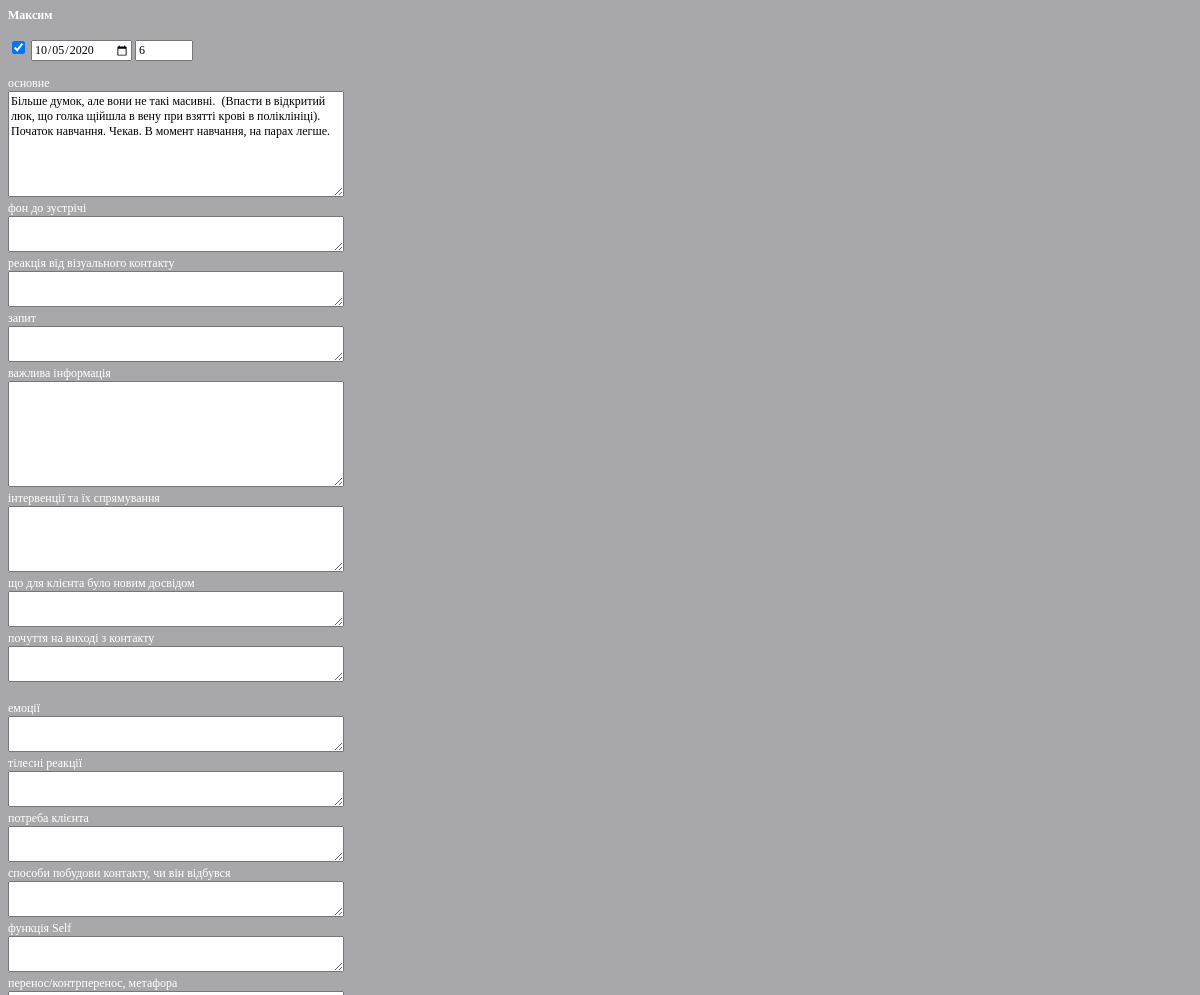
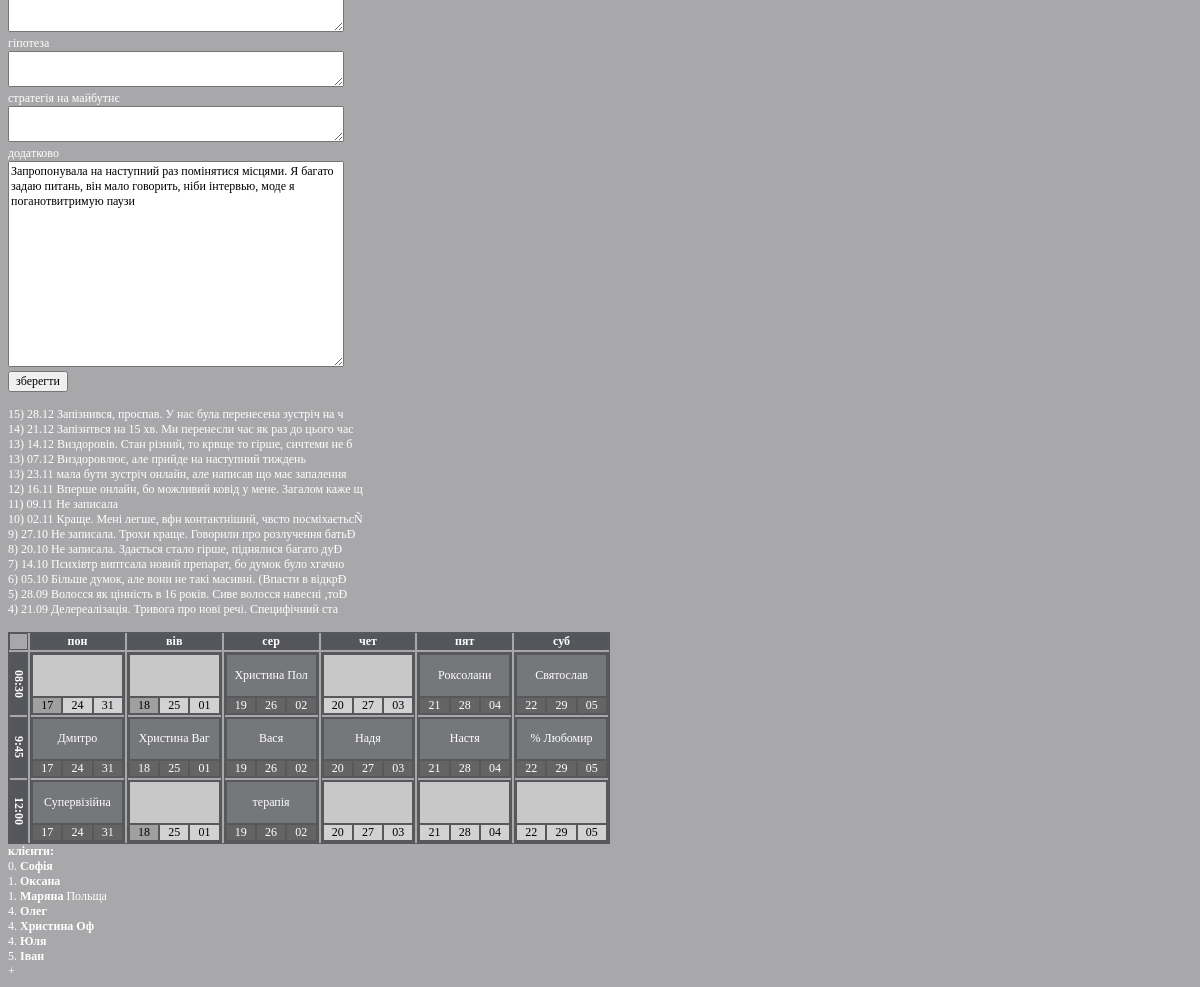
The page /session.php?s_id=53 on the database its author committed (2 pictures, top to bottom).
### tables this page shows
CREATE TABLE `clients` (
  `id` smallint(4) NOT NULL,
  `name` varchar(100) NOT NULL,
  `phone` varchar(100) NOT NULL,
  `status` tinyint(1) NOT NULL DEFAULT '0',
  `more` text NOT NULL,
  `dt` datetime DEFAULT CURRENT_TIMESTAMP,
  `first_session` date,
  `last_session` date,
  `cday` tinyint(1) NOT NULL,
  `ct` tinyint(1) NOT NULL,
  `price` smallint(4) NOT NULL,
  `cadd` text NOT NULL,
  `c1` text NOT NULL,
  `c2` text NOT NULL,
  `c3` text NOT NULL
);

CREATE TABLE `sessions` (
  `id` smallint(6) NOT NULL,
  `dt` datetime NOT NULL DEFAULT CURRENT_TIMESTAMP,
  `c_id` smallint(4) NOT NULL,
  `presence` tinyint(1) NOT NULL DEFAULT '1',
  `num` smallint(3) NOT NULL DEFAULT '1',
  `date` date NOT NULL,
  `main` text NOT NULL,
  `addition` longtext NOT NULL,
  `f01` text NOT NULL,
  `f02` text NOT NULL,
  `f03` text NOT NULL,
  `f04` text NOT NULL,
  `f05` text NOT NULL,
  `f06` text NOT NULL,
  `f07` text NOT NULL,
  `f08` text NOT NULL,
  `f09` text NOT NULL,
  `f10` text NOT NULL,
  `f11` text NOT NULL,
  `f12` text NOT NULL,
  `f13` text NOT NULL,
  `f14` text NOT NULL,
  `f15` text NOT NULL
);

CREATE TABLE `changes` (
  `id` int(4) NOT NULL,
  `dt` datetime NOT NULL DEFAULT CURRENT_TIMESTAMP,
  `type` tinyint(1) NOT NULL DEFAULT '1',
  `date` date NOT NULL,
  `d` tinyint(1) NOT NULL,
  `t` tinyint(1) NOT NULL,
  `c_id` smallint(4) NOT NULL,
  `addition` char(225) NOT NULL
);

### public/session.php (the view, shortened to what this page needs)
<?php
$ddd=array(1=>'пон', 2=>'вів', 3=>'сер', 4=>'чет', 5=>'пят', 6=>'суб');
$ttt=array(1=>'8:30', 2=>'9:45', 3=>'12:00');
?>
<!DOCTYPE html>
<html>
	<head>
	</head>
	<body>
		<?php
if (isset($_GET['fixation']) and isset($_GET['d']) and isset($_GET['t'])) {
	echo '
	<h2>Закріплення: '.$ddd[$_GET['d']].' о '.$ttt[$_GET['t']].'</h2>
	<form method="post">
		<input name="fixation_dt" type="hidden" value="1"><input name="cday" type="hidden" value="'.$_GET['d'].'"><input name="ct" type="hidden" value="'.$_GET['t'].'">
		<select name="c_id">
		';
	$c_iddd = mysql_query("SELECT * from clients where status<=5 and cday=0 order by status, id DESC");
	while ($c_idd=mysql_fetch_array($c_iddd)) {
		echo '<option value="'.$c_idd['id'].'">'.$c_idd['status'].'. '.$c_idd['id'].' '.$c_idd['name'].' '.$c_idd['more'].'</option>';
	}
	echo '
		</select>
		<br><br><input type="submit" value="зберегти">
		</form>';
	echo '<br><br>';
}
elseif (isset ($_GET['s_id']) and $_GET['s_id']!=0) {
	$session=mysql_fetch_array(mysql_query('SELECT * from sessions where id='.$_GET['s_id']));
	$client=mysql_fetch_array(mysql_query('SELECT name from clients where id='.$session['c_id']));
	echo '
		<b>',$client['name'],'</b>
		<form method="post">
		<input type="hidden" name="s_id" value="',$_GET['s_id'],'"><input type="hidden" name="c_id" value="',$session['c_id'],'">
		<br><input type="checkbox" name="presence"'; if ($session['presence']==1) {echo 'checked';} echo ' value="1">
		<input type="date"  name="date" value="'.$session['date'].'">
		<input  type="number" name="num" value="',$session['num'],'" style="width: 50px;"><br>
		<br>основне<br><textarea name="main" style="width: 330px; height: 100px;" autofocus>',$session['main'],'</textarea>
		<br>фон до зустрічі<br><textarea name="f01" style="width: 330px; height: 30px;">',$session['f01'],'</textarea>
		<br>реакція від візуального контакту<br><textarea name="f02" style="width: 330px; height: 30px;">',$session['f02'],'</textarea>
		<br>запит<br><textarea name="f03" style="width: 330px; height: 30px;">',$session['f03'],'</textarea>
		<br>важлива інформація<br><textarea name="f04" style="width: 330px; height: 100px;">',$session['f04'],'</textarea>
		<br>інтервенції та їх спрямування<br><textarea name="f05" style="width: 330px; height: 60px;">',$session['f05'],'</textarea>
		<br>що для клієнта було новим досвідом<br><textarea name="f06" style="width: 330px; height: 30px;">',$session['f06'],'</textarea>
		<br>почуття на виході з контакту<br><textarea name="f07" style="width: 330px; height: 30px;">',$session['f07'],'</textarea>
		<br>
		<br>емоції<br><textarea name="f08" style="width: 330px; height: 30px;">',$session['f08'],'</textarea>
		<br>тілесні реакції<br><textarea name="f09" style="width: 330px; height: 30px;">',$session['f09'],'</textarea>
		<br>потреба клієнта<br><textarea name="f10" style="width: 330px; height: 30px;">',$session['f10'],'</textarea>
		<br>способи побудови контакту, чи він відбувся<br><textarea name="f11" style="width: 330px; height: 30px;">',$session['f11'],'</textarea>
		<br>функція Self<br><textarea name="f12" style="width: 330px; height: 30px;">',$session['f12'],'</textarea>
		<br>перенос/контрперенос, метафора<br><textarea name="f13" style="width: 330px; height: 30px;">',$session['f13'],'</textarea>
		<br>гіпотеза<br><textarea name="f14" style="width: 330px; height: 30px;">',$session['f14'],'</textarea>
		<br>стратегія на майбутнє<br><textarea name="f15" style="width: 330px; height: 30px;">',$session['f15'],'</textarea>
		<br>додатково<br><textarea name="addition" style="width: 330px; height: 200px;">',$session['addition'],'</textarea>
		<br><input type="submit" value="зберегти">
		</form>';
	$sessionss = mysql_query("SELECT id, num, DATE_FORMAT(date, '%d.%m') as d1, main from sessions where c_id=".$session['c_id']." order by date DESC, num DESC, presence  DESC");
	while ($sessions=mysql_fetch_array($sessionss)) {
		echo '<br><a href="session.php?s_id=',$sessions['id'],'">',$sessions['num'] ,') ', $sessions['d1'],' ', substr($sessions['main'], 0, 100),'</a>';
	}
	echo '<br><br>';
}
echo
'<div class="grid">
			<div onclick="location.href=\'session.php\';"></div>
			<div class="border">пон</div>
			<div class="border">вів</div>
			<div class="border">сер</div>
			<div class="border">чет</div>
			<div class="border">пят</div>
			<div class="border">суб</div>
			<div class="grid2 time">
				<div>08:30</div>
				<div>9:45</div>
				<div>12:00</div>
			</div>';
			$lm=strtotime('last monday', strtotime('tomorrow'));
			for ($d=1; $d<=6; $d++) {
				$wd=$d-1;
				$lm1=strtotime('+'.$wd.' DAY', $lm);
				echo '<div class="grid3">';
				for ($t=1; $t<=3; $t++) {
					$lineline = mysql_query('SELECT id, name, more from clients where status=1 and cday='.$d.' and ct='.$t);
					echo '<div>
					';
					if (mysql_num_rows($lineline)!=0) {
						$line=mysql_fetch_array($lineline);
						$c_id=$line['id'];
						$r=mysql_query('SELECT id from sessions where date="'.date("Y-m-d", $lm1).'" and c_id="'.$c_id.'"'); if (mysql_num_rows($r)!=0) {$cr='&#10003;';} else {$cr='';}
						echo '<div class="gname" onclick="location.href=\'session.php?c_id='.$line['id'].'&session='.$lm1.'\';">',$cr,' ',$line['name'],' ',$line['more'], '</div>';
					} else {$c_id=0; echo '<div class="gname blank" onclick="location.href=\'session.php?d='.$d.'&t='.$t.'&fixation\';"></div>';}
					for ($i=0; $i<=2; $i++) {
					$lmm=strtotime('+'.$i.' WEEK '.$wd.' DAY', $lm);;
					$c_idd=$c_id;
					$avail=mysql_query('SELECT id, c_id, type from changes where date="'.date("Y-m-d", $lmm).'" and d='.$d.' and t='.$t.' order by dt DESC');
					if ($c_id!=0) {
						if (mysql_num_rows($avail)==0) { $av='d';}
						else {
							$availl=mysql_fetch_array($avail);
							if ($availl['type']==1) {if ($availl['c_id']==$c_id) {$av='d';} else {$av='m'; $c_idd=$availl['c_id'];}}
							if ($availl['type']==0) { if($availl['c_id']==$c_id) {$av='l'; $c_idd=0;}}}
					} else {
						if (mysql_num_rows($avail)==0) { $av='l';}
						else {
							$availl=mysql_fetch_array($avail);
							if ($availl['type']==1) {$av='m'; $c_idd=$availl['c_id'];}
						}
					}
					echo '
					<div onclick="location.href=\'session.php?c_id='.$c_idd.'&d='.$d.'&t='.$t.'&date='.date("Y-m-d", $lmm).'&changes=1\';"  class="r_',$av,'">',date("d", $lmm),'</div>';
					}
					echo '</div>';
				}
				echo '</div>';
			}
			echo '
		</div>
		<b><a href="?clients">клієнти:</a></b>
		';
		$lineline1 = mysql_query('SELECT * from clients where status<=5 and cday=0  order by status, id DESC');
				while ($line1=mysql_fetch_array($lineline1)) {
					echo '<br>'.$line1['status'].'. <a href="?c_id='.$line1['id'].'&session='.strtotime("now").'"><b>',$line1['name'],'</b> ',$line1['more'],'</a>';
				}
		echo '<br><a href="?new_client">+</a>';
echo '</body>';
?>

### public/session.php (style rules this page uses)
* { font-size: 12px; font-family:"Times New Roman", Times, serif; }
body { background-color: rgb(168, 168, 170); color: white; }
a { color: white; text-decoration: none; }
div { border: 1px solid #57585b; }
.grid { max-width: 600px; display: grid; grid-template-rows: 0.3fr 7fr; grid-template-columns: 0.2fr 1fr 1fr 1fr 1fr 1fr 1fr; grid-gap: 2px; }
.grid > div { text-align: center; font-weight: bold; }
.grid2 { display: grid; grid-template-columns: 1fr; grid-gap: 2px; grid-template-rows: repeat(3, 1fr); }
.grid2 > div { text-align: center; font-weight: normal; font-weight: bold; writing-mode: tb-rl; background-color: rgb(84, 86, 91); }
.grid3 { display: grid; grid-template-columns: 1fr; grid-gap: 2px; grid-template-rows: repeat(3, 1fr); }
.grid3 > div { font-weight: normal; display: grid; grid-template-rows: 2.5fr 1fr; grid-template-columns: repeat(3, 1fr); background-color: rgb(200, 200, 200); }
.grid3 > div > div { cursor: pointer; }
.gname { grid-row: 1/2; grid-column: 1/4; background-color: rgb(118, 119, 123); display: flex; justify-content: center; align-items: center; }
.border { background-color: rgb(84, 86, 91); }
.blank { background-color: rgb(200, 200, 200); }
.r_l { background-color: rgb(210, 210, 210); color: black; }
.r_m { background-color: rgb(160, 160, 160); color: black; }
.r_d { background-color: rgb(100, 100, 100); }

### rows shown on the page
clients: name "Максим"
sessions: presence "☑", date "10/05/2020", num "6", main "Більше думок, але вони не такі масивні. (Впасти в відкритий люк, що голка щійшла в вену при взятті крові в поліклініці). Початок навчання. Чекав. В момент навчання, на парах легше.", addition "Запропонувала на наступний раз помінятися місцями. Я багато задаю питань, він мало говорить, ніби інтервью, моде я поганотвитримую паузи", d1 "05.10", main "Більше думок, але вони не такі масивні. (Впасти в відкрÐ"
sessions: num "15", d1 "28.12", main "Запізнився, проспав. У нас була перенесена зустріч на ч"
sessions: num "14", d1 "21.12", main "Запізнтвся на 15 хв. Ми перенесли час як раз до цього час"
sessions: num "13", d1 "14.12", main "Виздоровів. Стан різний, то крвще то гірше, сичтеми не б"
sessions: num "13", d1 "07.12", main "Виздоровлює, але прийде на наступний тиждень"
sessions: num "13", d1 "23.11", main "мала бути зустріч онлайн, але написав що має запалення"
sessions: num "12", d1 "16.11", main "Вперше онлайн, бо можливий ковід у мене. Загалом каже щ"
sessions: num "11", d1 "09.11", main "Не записала"
sessions: num "10", d1 "02.11", main "Краще. Мені легше, вфн контактніший, чвсто посміхаєтьсÑ"
sessions: num "9", d1 "27.10", main "Не записала. Трохи краще. Говорили про розлучення батьÐ"
sessions: num "8", d1 "20.10", main "Не записала. Здається стало гірше, піднялися багато дуÐ"
sessions: num "7", d1 "14.10", main "Психівтр виптсала новий препарат, бо думок було хгачно"
sessions: num "5", d1 "28.09", main "Волосся як цінність в 16 років. Сиве волосся навесні ,тоÐ"
sessions: num "4", d1 "21.09", main "Делереалізація. Тривога про нові речі. Специфічний ста"
clients: name "Дмитро"
clients: name "Супервізійна"
clients: name "Христина Ваг"
clients: name "Христина", more "Пол"
clients: name "Вася"
clients: name "терапія"
clients: name "Надя"
clients: name "Роксолани"
clients: name "Настя"
clients: name "Святослав"
clients: name "% Любомир"
clients: status "0", name "Софія"
clients: status "1", name "Оксана"
clients: status "1", name "Маряна", more "Польща"
clients: status "4", name "Олег"
clients: status "4", name "Христина Оф"
clients: status "4", name "Юля"
clients: status "5", name "Іван"
